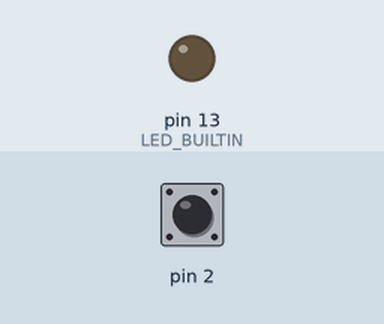
Simulated run of this program. Board: Arduino Nano, built with avr-gcc and run on an emulated ATmega328P. On the bench: output pins drawn as LEDs (lit = HIGH). Inputs (shaded band) come from the test bench; at power-on: pin 2 HIGH. What the program prints to the serial monitor is not drawn.

Above: at 1.2 s.
1.3 s: pin 2 pulled LOW for 0.15 s
Timing chart, 0 to 4.3 s (numbered marks = the images above; inputs shaded):
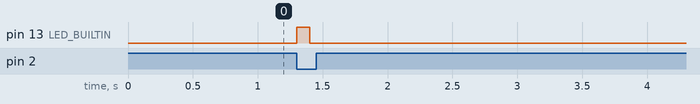

The program:

main.cpp
```cpp
#include <Arduino.h>
#include <Wire.h>

int windSpeedPin = DD2;
bool pulse = false;
unsigned char pcount = 0;
byte rq[2];

void sendData()
{
    // If i don't print anything here the Pi Zero always receives this byte with the
    // MSB set. I've tried everything but this is the only solution.
    // It does not affect a PI 4, just the Zero.
    Serial.print("Sending count ");
    Serial.print(pcount);
    // we always send exactly the same data on each and every request
    int sent = Wire.write(&pcount, 1);

    Serial.print(". Sent ");
    Serial.print(sent);
    Serial.println(" bytes");

    pcount = 0;
}

void count()
{
    pcount++;
    pulse = true;
    Serial.print("Count ");
    Serial.println(pcount);
}

void setup()
{
    Serial.begin(9600);
    // set the two input pins. The speed pulse requires a pull up.
    digitalWrite(SDA, 1);
    digitalWrite(SCL, 1);
    pinMode(LED_BUILTIN, OUTPUT);
    pinMode(windSpeedPin, INPUT_PULLUP);
    attachInterrupt(digitalPinToInterrupt(windSpeedPin), count, FALLING);
    // Wire.setClock(5000L);
    Wire.begin(0x55); // this is the IIC address we will be responding to
    Wire.onRequest(sendData);
}

void loop()
{
    if (pulse) {
        pulse = false;
        digitalWrite(LED_BUILTIN, HIGH);
        delay(100);
        digitalWrite(LED_BUILTIN, LOW);
    }
}
```

Measured:
- after the input at 1.3 s, pin 13 (LED_BUILTIN): LOW → HIGH at once, → LOW 0.10 s later
